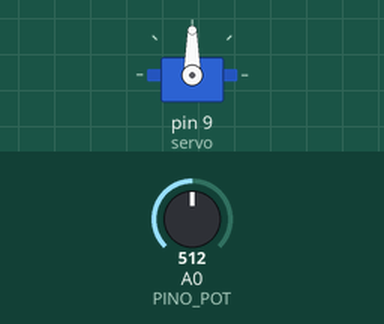
Recording of a sketch running on a simulated Arduino Uno, built with avr-gcc and run on an emulated ATmega328P. On the bench: servo. The test bench sets the inputs (shaded band); at power-on: A0 (PINO_POT) = 512.

Above: at 1.2 s.
1.3 s: A0 (PINO_POT) set to 716
At 2.4 s:
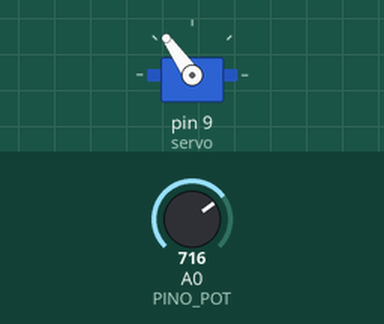
2.8 s: A0 (PINO_POT) set to 900
At 3.3 s:
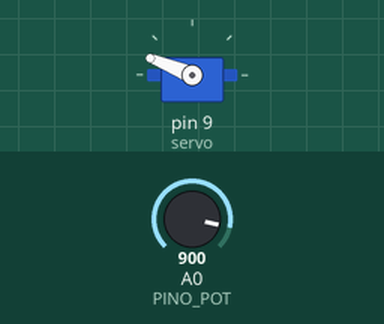
4.3 s: A0 (PINO_POT) set to 1023
At 4.6 s:
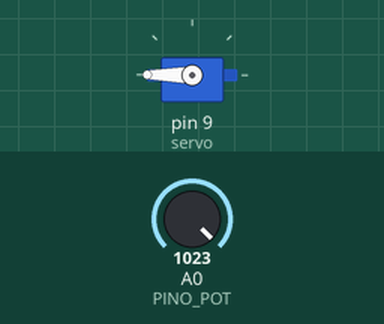
5.8 s: A0 (PINO_POT) set to 306
At 7.0 s:
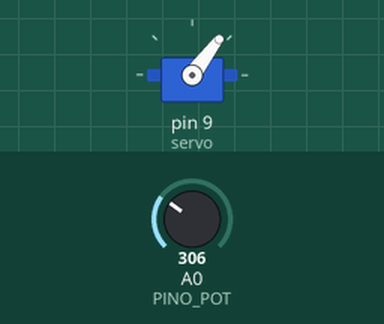
7.3 s: A0 (PINO_POT) set to 122
At 8.0 s:
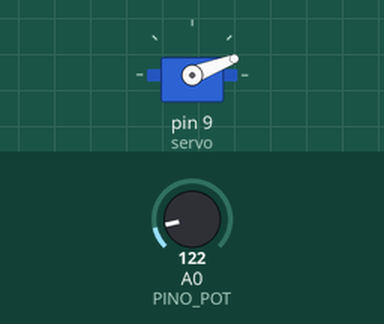
Timing chart, 0 to 9.8 s (numbered marks = the images above; inputs shaded):
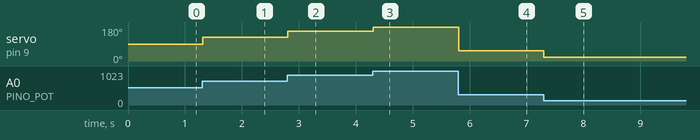

Measured:
- after the input at 1.3 s, servo on pin 9 (servo): 90° → 125° at once
- after the input at 2.8 s, servo on pin 9 (servo): 125° → 158° at once
- after the input at 4.3 s, servo on pin 9 (servo): 158° → 180° at once
- after the input at 5.8 s, servo on pin 9 (servo): 180° → 53° at once
- after the input at 7.3 s, servo on pin 9 (servo): 53° → 21° at once

The sketch:

06_servo_potenciometro.ino
```cpp
/*
Projeto: Servo controlado por potenciômetro

O que será usado neste projeto:
  - Arduino UNO
  - Servo (SG90/MG90S)
  - Potenciômetro 10k
  - Fonte adequada p/ servo (se necessário)

Conexões (pinos sugeridos):
  - Potenciômetro -> A0
  - Sinal do servo -> D9
  - Alimentação do servo conforme especificação
*/
#include <Servo.h>
Servo servo;
const int PINO_POT = A0;

void setup(){
  servo.attach(9);
}

void loop(){
  int val = analogRead(PINO_POT); // 0..1023
  int ang = map(val, 0, 1023, 0, 180);
  servo.write(ang);
  delay(10);
}
```
